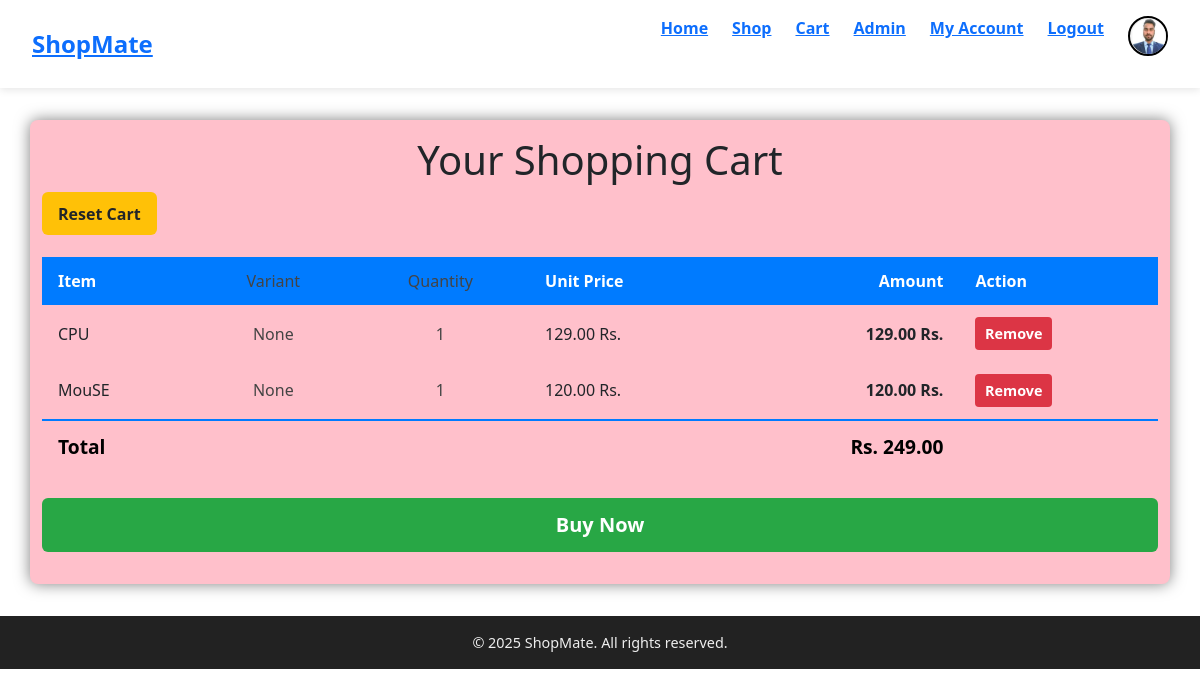
The page /cart (signed in) on the database as committed earlier.
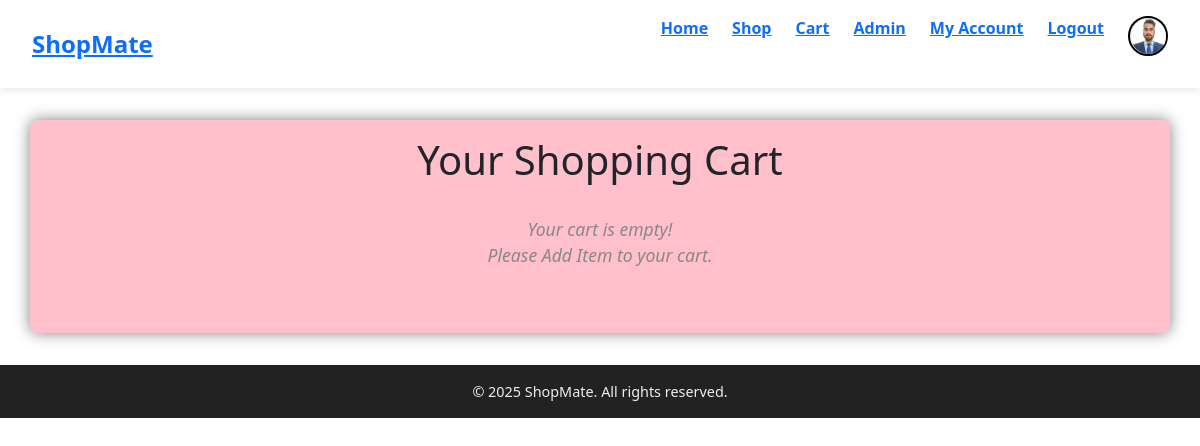
The same page on the database as committed later.
### ecommstore/models.py (models this page shows, shortened)
class CartItem(models.Model):
    user = models.ForeignKey(User, on_delete=models.CASCADE)
    product = models.ForeignKey(Product, on_delete=models.CASCADE)
    variant = models.ForeignKey(ProductVariant, on_delete=models.SET_NULL, null=True, blank=True)
    quantity = models.PositiveIntegerField(default=1)
    price = models.PositiveIntegerField(default=1)
    amount = models.PositiveIntegerField(default=1)
    added_at = models.DateTimeField(auto_now_add=True)
    updated_at = models.DateTimeField(auto_now=True)
    related_order = models.CharField(max_length=12)
    class Meta:
        unique_together = ('user', 'product', 'variant')  # Prevent duplicate items in cart
    def __str__(self):
        return f"{self.quantity}x {self.product.name} for {self.user.username}"

class Product(models.Model):
    product_code = models.CharField(max_length=12,primary_key=True)
    name = models.CharField(max_length=200)
    description = models.TextField()
    image = models.ImageField(upload_to = 'static', blank=True, null=True)
    price = models.DecimalField(max_digits=12,decimal_places=2)
    stock = models.IntegerField()
    specification = models.JSONField(null=True)
    termsnconditions = models.JSONField(null=True)
    created_date = models.DateTimeField(auto_now_add=True)
    desc1 = models.TextField(null=True)
    image1 = models.ImageField(upload_to = 'static', blank=True, null=True)
    image2 = models.ImageField(upload_to = 'static', blank=True, null=True)
    image3 = models.ImageField(upload_to = 'static', blank=True, null=True)
    def __str__(self):
        return self.name

### ecommstore/views.py (the view)
# urls.py: path('cart',views.cart,name="cart"),
@login_required
def cart(request):
    cart_items = {}
    userprofile = UserProfile.objects.filter(user=request.user)
    profilepicture = ''
    if len(userprofile) > 0:
        profilepicture = userprofile[0].profile_picture
    i=0
    final_cart_items = CartItem.objects.filter(user=request.user)
    cartlength = len(final_cart_items)
    total_amount = 0
    for i in range(0,cartlength):
        cart_items[i] = final_cart_items[i]
        total_amount = final_cart_items[i].amount+total_amount
    print(cart_items)
    return render(request,'ecommstore/templates/cartdetail.html',{'cart_items':cart_items.items(),'profilepicture':profilepicture,'total_amount':total_amount})

### ecommstore/templates/ecommstore/templates/cartdetail.html (shortened to what this page needs)
{% extends 'base.html' %}
{% block body %}
    <div class="container">
        <h1>Your Shopping Cart</h1>
        {% if cart_items %}
        <div class="clearfix">
            <form method="POST" action="{% url 'resetCart' %}" style="display:inline-block;">
                <button type="submit" class="reset-cart-btn">Reset Cart</button>
            </form>
        </div>
        <table>
            <thead>
                <tr>
                    <th>Item</th>
                    <th class="variant">Variant</th>
                    <th class="quantity">Quantity</th>
                    <th class="price">Unit Price</th>
                    <th class="amount">Amount</th>
                    <th>Action</th>
                </tr>
            </thead>
            <tbody>
                {% for key, value in cart_items %}
                <tr>
                    <td>{{ value.product }}</td>
                    <td class="variant" contenteditable="true">{{ value.variant }}</td>
                    <td class="quantity" contenteditable="true">{{ value.quantity }}</td>
                    <td class="price">{{ value.price|floatformat:2 }} Rs.</td>
                    <td class="amount">{{ value.amount|floatformat:2 }} Rs.</td>
                    <td>
                        <form method="POST" action="{% url 'delToCartAct' value.id %}">
                            <button type="submit" class="remove-btn">Remove</button>
                        </form>
                    </td>
                </tr>
                {% endfor %}
                <tr class="total-row">
                    <td colspan="4">Total</td>
                    <td class="amount">Rs. {{ total_amount|floatformat:2 }}</td>
                    <td></td>
                </tr>
            </tbody>
        </table>
        <form method="POST" action="{% url 'order' %}">
            <button type="submit" class="buy-now-btn">Buy Now</button>
        </form>
        {% else %}
        <p class="empty-cart">Your cart is empty!<br>Please Add Item to your cart.
        </p>
        {% endif %}
    </div>
{% endblock %}

Rows that differ between the two databases and show on the page:
removed CartItem: product "CPU", variant "None", quantity "1", price "129.00", amount "129.00"
removed CartItem: product "MouSE", variant "None", quantity "1", price "120.00", amount "120.00"
Other text that changed with them:
{{ total_amount|floatformat:2 }}: "249.00" → (not shown)
text no longer shown: "Reset Cart Item Variant Quantity Unit Price Amount Action Total Rs. Buy Now"
text now shown: "Your cart is empty! Please Add Item to your cart."
